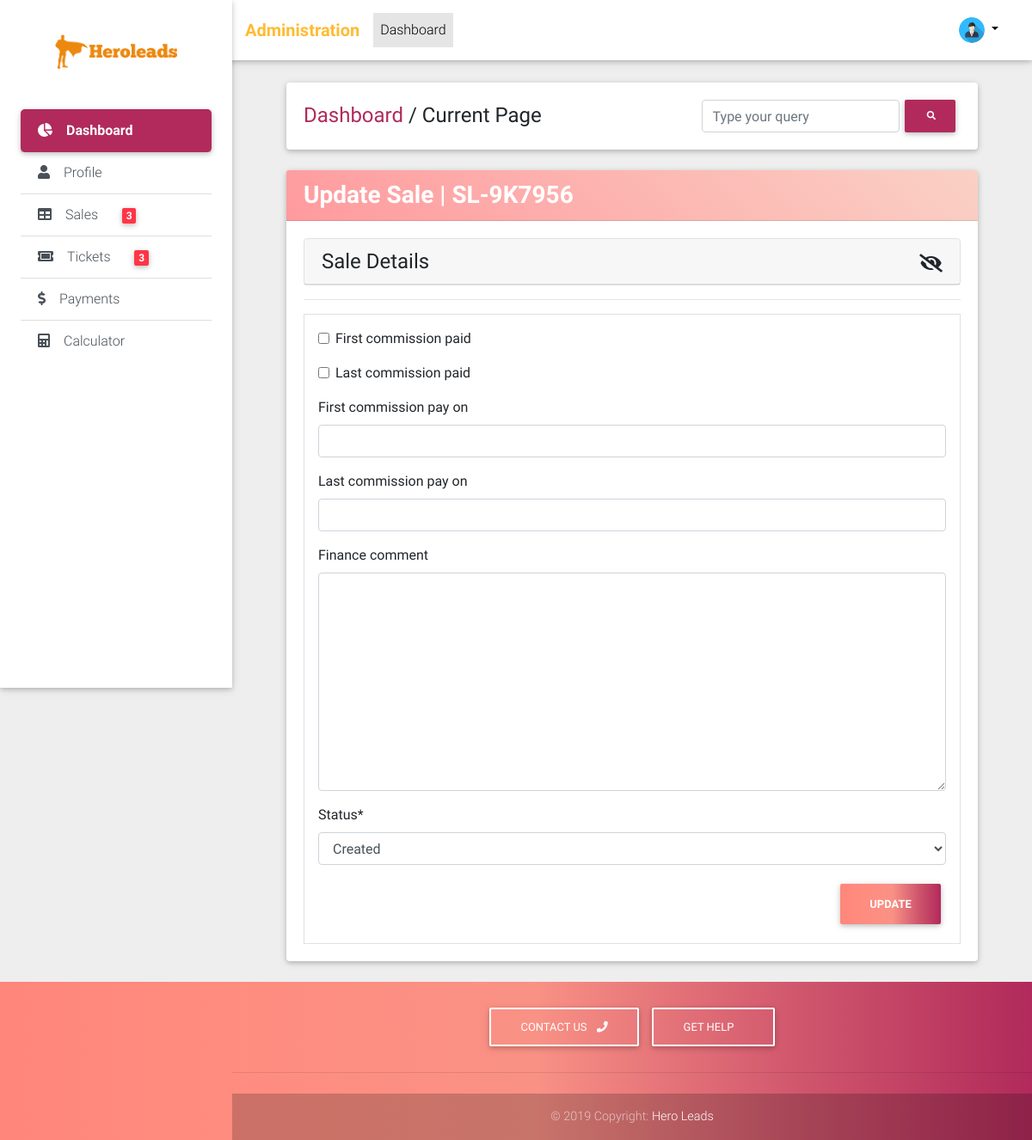
Before: /admin/sales/update/1/ (signed in) with the older database file.
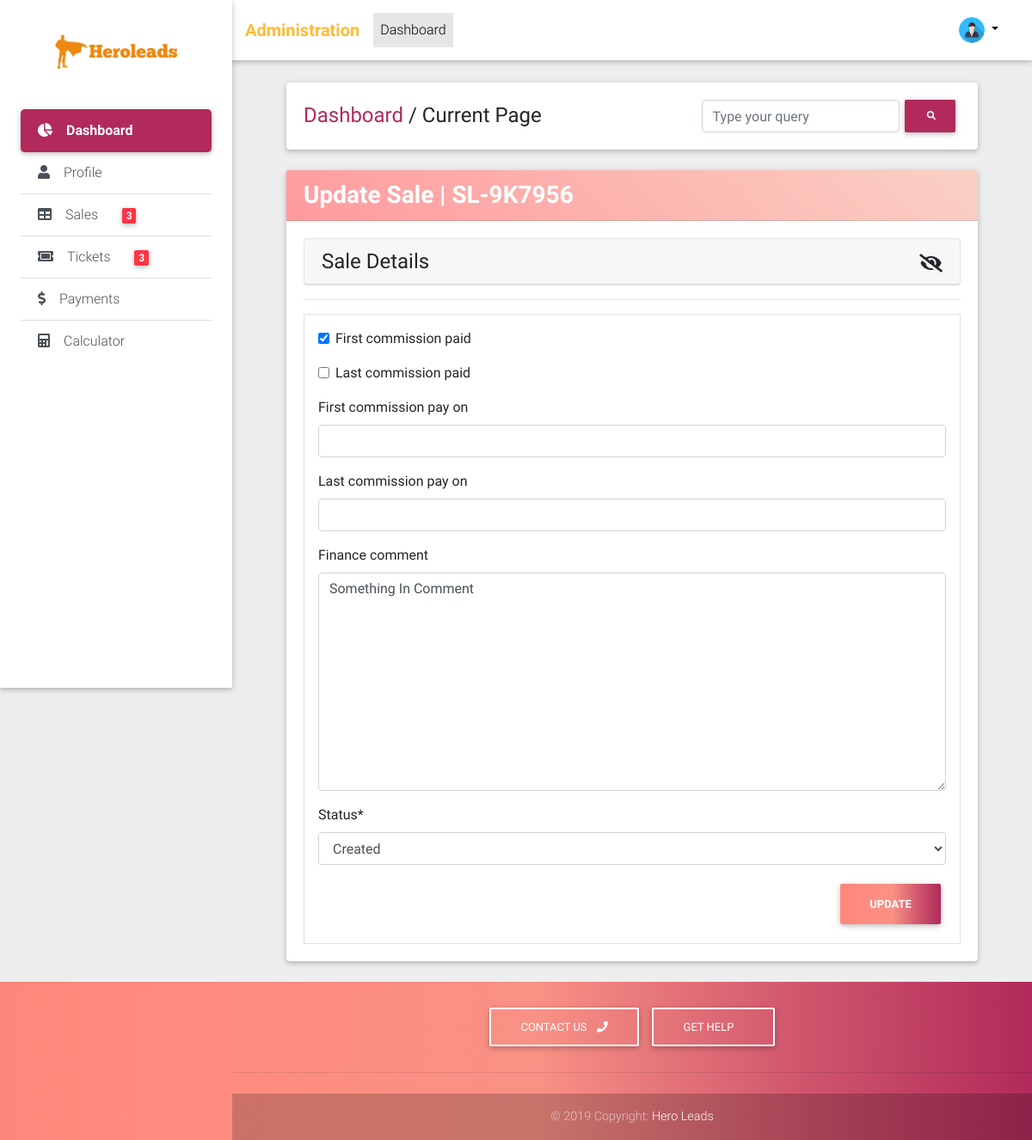
After: the same page with the newer database file.
### sales/models.py (models this page shows, shortened)
class Sale(models.Model):
    SALE_STATUS_CHOICES = (("CR", "Created"), ("PR", "Process"), ("AP", "Approved"), ("CP", "Completed"), ("DC", "Declined"))
    agent = models.ForeignKey(User, on_delete=models.CASCADE)
    campaign_name = models.CharField(max_length=128)
    sale_date = models.DateField()
    setup_fee = models.PositiveIntegerField()
    contract_volume = models.PositiveIntegerField()
    monthly_budget = models.PositiveIntegerField()
    duration = models.ForeignKey(Duration, on_delete=models.PROTECT)
    management_fee = models.PositiveIntegerField()
    car_dealer_amount = models.PositiveIntegerField()
    payment_terms = models.PositiveIntegerField()
    agent_comment = models.TextField(verbose_name="Comment", blank=True)
    first_commission_paid = models.BooleanField(default=False)
    last_commission_paid = models.BooleanField(default=False)
    first_commission_pay_on = models.DateField(blank=True, null=True)
    last_commission_pay_on = models.DateField(blank=True, null=True)
    finance_comment = models.TextField(blank=True)
    commission_applicable = models.FloatField(blank=True, null=True)
    payment_term_intz = models.PositiveIntegerField(blank=True, null=True)
    car_dealer_bonus = models.PositiveIntegerField(blank=True, null=True)
    multiplier_applicable = models.FloatField(blank=True, null=True)
    setup_fee_payout = models.PositiveIntegerField(blank=True, null=True)
    first_payout = models.PositiveIntegerField(blank=True, null=True)
    last_payout = models.PositiveIntegerField(blank=True, null=True)
    bonus_payout = models.PositiveIntegerField(blank=True, null=True)
    total_payout = models.PositiveIntegerField(blank=True, null=True)
    sale_id = models.CharField(max_length=32, default=sale_id_generator)
    status = models.CharField(max_length=2, choices=SALE_STATUS_CHOICES, default="CR")
    created_on = models.DateTimeField(auto_now_add=True)

### crm_admin/views/sales_views.py (the view, shortened to what this page needs)
class SaleUpdateView(LoginRequiredMixin, UpdateView):
    model = Sale
    template_name = "sales_admin/update.html"
    fields = ("first_commission_paid", "last_commission_paid", "first_commission_pay_on", "last_commission_pay_on", "finance_comment", "status")
    slug_field = "id"
    slug_url_kwarg = "id"
    success_url = reverse_lazy("crm_admin:sales_admin_list")

### accounts/models.py (called while the page is built)
    @property
    def get_avatar(self):
        if self.photo:
            return self.photo.url
        else:
            return "missing"

### calcons/models.py (called while the page is built)
    def __str__(self):
        return "{}".format(self.get_duration_display_text)

    @property
    def get_duration_display_text(self):
        if self.min_value and self.max_value:
            return "{}-{}".format(self.min_value, self.max_value)
        elif self.min_value and not self.max_value:
            return "{}+".format(self.min_value)

### crm_admin/templatetags/crm_admin_tags.py (called while the page is built)
@register.simple_tag
def get_pending_sale_count():
    return Sale.objects.exclude(status="CP").count()

@register.simple_tag
def get_pending_ticket_count():
    return Ticket.objects.exclude(status__in=("EX", "CN", "SL")).count()

### crm_admin/templates/sales_admin/update.html (shortened to what this page needs)
{% extends "crm_admin/base.html" %}
{% load crispy_forms_tags %}
{% block content %}
    <div>
        <div class="card clearfix">
            <div class="card-header warm-flame-gradient">
                <h3 class="white-text font-weight-bold m-auto">Update Sale | {{ sale.sale_id }}</h3>
            </div>
            <div class="card-body">
                <div class="card border" style="box-shadow: none">
                    <div class="card-header">
                        <div class="row">
                            <div class="col-lg-9">
                                <h4 class="m-auto">Sale Details</h4>
                            </div>
                            <div class="col-lg-3">
                                <i class="mt-2 float-right fa-lg fa fa-eye-slash" id="sale_details_toggle"></i>
                            </div>
                        </div>
                    </div>
                </div>
                <hr>
                <div class="p-3 border">
                    <form method="post">
                        {{ form|crispy }}
                        <div class="clearfix">
                            <button class="btn young-passion-gradient font-weight-bold text-white float-right" type="submit">Update</button>
                        </div>
                    </form>
                </div>
            </div>
        </div>
    </div>
{% endblock %}

Changed rows visible on the page:
changed Sale "SL-9K7956": first_commission_paid "☐" → "☑"; finance_comment (not shown) → "Something In Comment"
